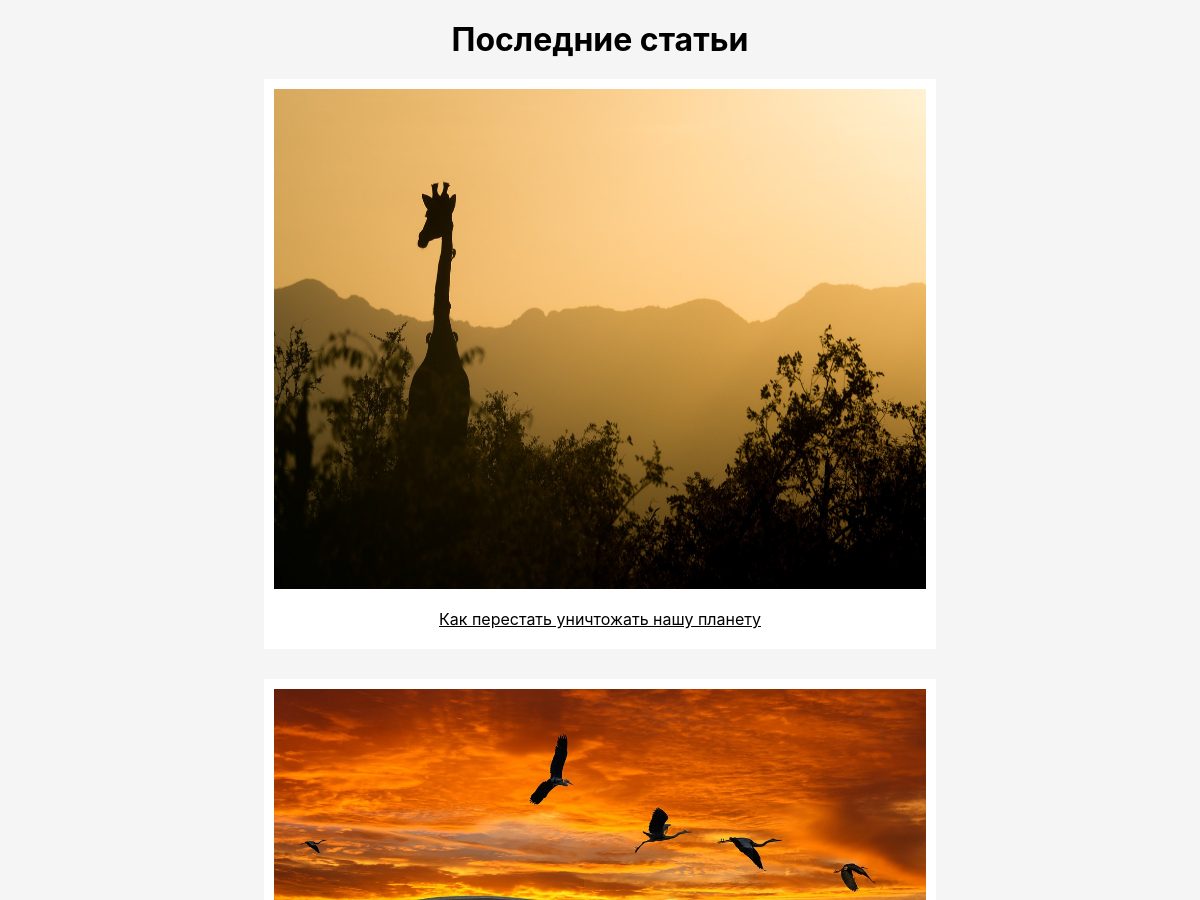
The app's page / (upper part), older data.
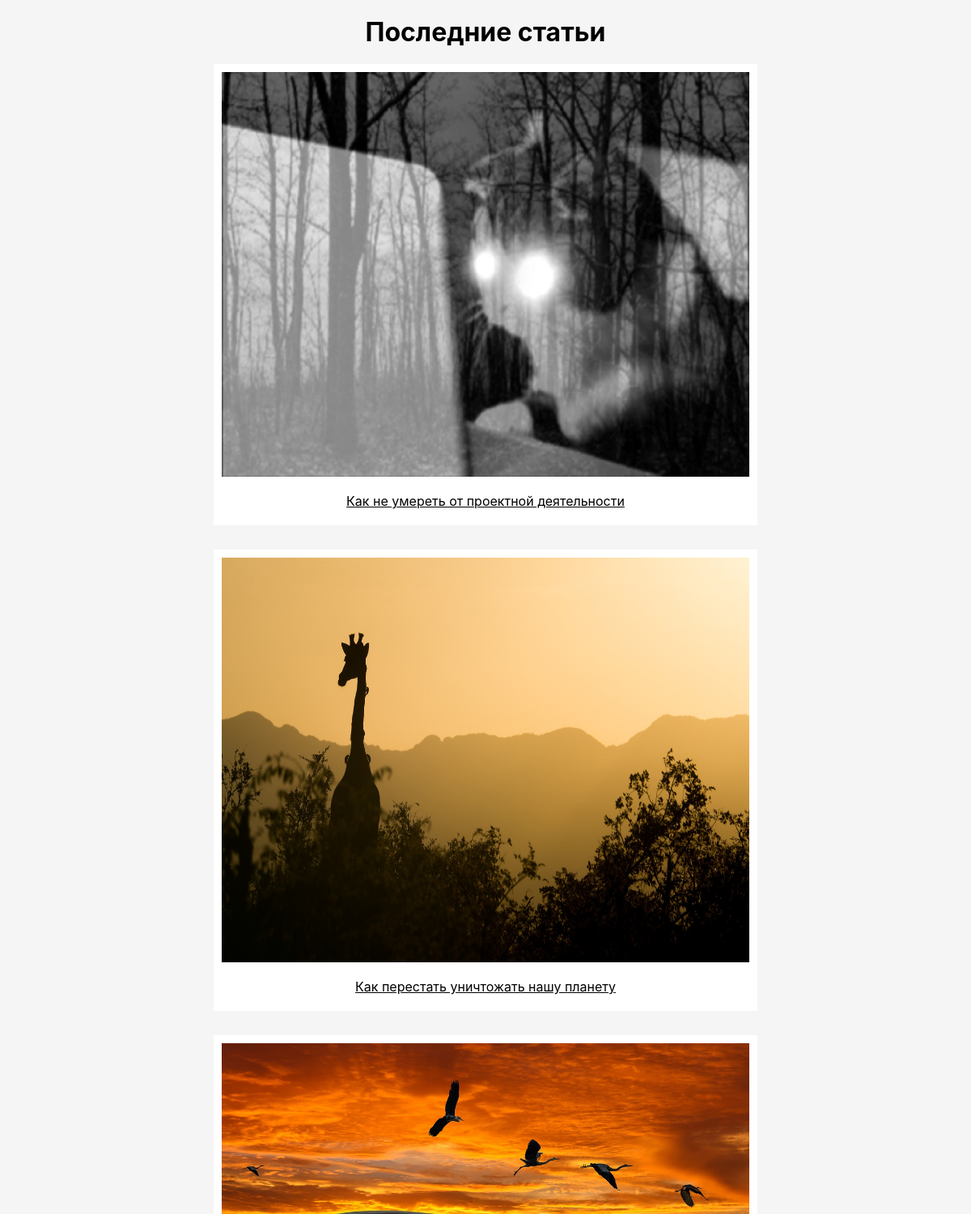
The same page, newer data.
### myfirst/apps/articles/models.py (models this page shows, shortened)
class Article(models.Model):
    article_image = models.ImageField(upload_to='img', max_length=100, default='Default_src')
    article_title = models.CharField('Название статьи', max_length = 200)
    article_text  = models.TextField('Текст статьи')
    pub_date      = models.DateTimeField('Дата публикации')
    class Meta:
        verbose_name = 'Статья'
        verbose_name_plural = 'Статьи'

### myfirst/apps/articles/views.py (the view)
# urls.py: path('', views.index, name = 'index'),
def index(request):
    latest_articles_list = Article.objects.order_by('-pub_date')[:5]
    return render(request, 'articles/list.html', { 'latest_articles_list': latest_articles_list })

### myfirst/templates/articles/list.html (shortened to what this page needs)
{% extends 'base.html' %}
{% block content %}
    <h1 class="main-title">Последние статьи</h1>
    <div class="wrapper">
        {% if latest_articles_list %}
        {% load static %}
        {% for a in latest_articles_list %}
            <div class="article">
                <img src=" {{ a.article_image.url }} " alt="Article image" class="article-image">
                <a href = "{% url 'articles:detail' a.id %}">{{ a.article_title }}</a>
            </div>
        {% endfor %}
        {% else %}
            Статьи не найдены D:
        {% endif %}
    </div>
{% endblock %}

### myfirst/templates/base.html (shortened to what this page needs)
<!DOCTYPE html>
<html lang="en">
<head>
    {% load static %}
    <link rel="stylesheet" href="{% static '/style.css' %}">
</head>
<body>
    {% block content %}{% endblock %}
</body>
</html>

### myfirst/static/public/style.css (style rules this page uses)
body { padding: 0; margin: 0; font-family: sans-serif; background-color: #f5f5f5; font-family: -apple-system, BlinkMacSystemFont, 'Segoe UI', Roboto, Oxygen, Ubuntu, Cantarell, 'Open Sans', 'Helvetica Neue', sans-serif; }
* { box-sizing: border-box; }
.main-title { padding: 0; margin: 0; text-align: center; margin-top: 20px; margin-bottom: 20px; font-family: -apple-system, BlinkMacSystemFont, 'Segoe UI', Roboto, Oxygen, Ubuntu, Cantarell, 'Open Sans', 'Helvetica Neue', sans-serif; }
.wrapper { width: 70%; margin: 0 auto; }
.article { width: 80%; background-color: #fff; display: flex; flex-direction: column; padding: 10px 10px 20px 10px; margin: 0 auto; margin-bottom: 30px; }
.article a { color: #000; margin: 0 auto; margin-top: 20px; }
.article .article-image { width: 100%; background-color: rgb(194, 194, 194); height: 500px; }

Row changes from the older to the newer data that the page shows:
added Article: article_image (picture), article_title "Как не умереть от проектной деятельности"
